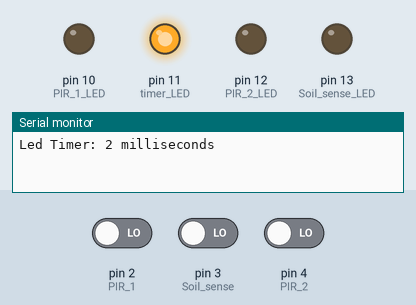
The sketch below on a simulated Arduino Uno, built with avr-gcc and run on an emulated ATmega328P. Shown: output pins drawn as LEDs (lit = HIGH), the last lines printed to the serial monitor. The inputs (shaded band) are chosen by the test bench; at power-on: pin 3 (Soil_sense) LOW, pin 2 (PIR_1) LOW, pin 4 (PIR_2) LOW.

Above: at 1.2 s.
1.3 s: pin 3 (Soil_sense) driven HIGH
At 3.4 s:
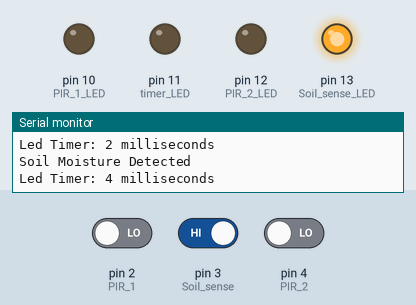
4.3 s: pin 2 (PIR_1) driven HIGH
At 6.5 s:
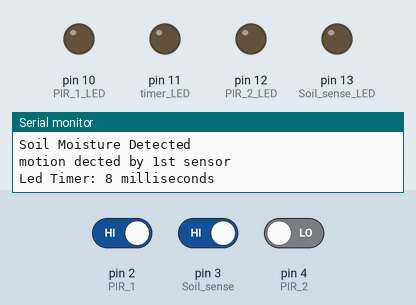
7.3 s: pin 4 (PIR_2) driven HIGH
At 9.2 s:
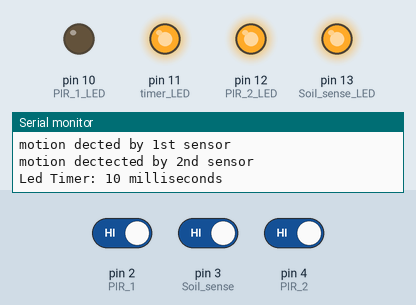
10.3 s: pin 3 (Soil_sense) driven LOW
At 11.0 s:
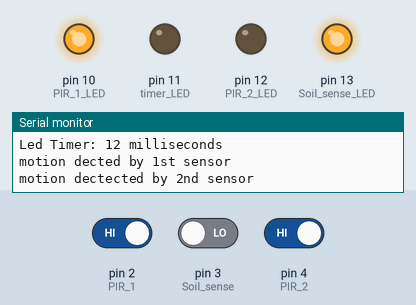
13.3 s: pin 2 (PIR_1) driven LOW
At 15.0 s:
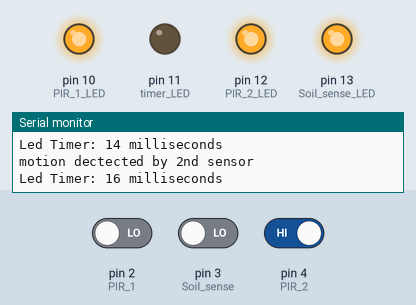
16.3 s: pin 3 (Soil_sense) driven HIGH
At 16.7 s:
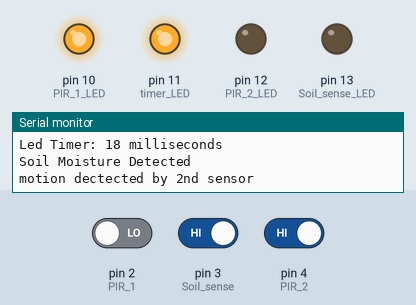
Timing chart, 0 to 20.3 s (numbered marks = the images above; inputs shaded):
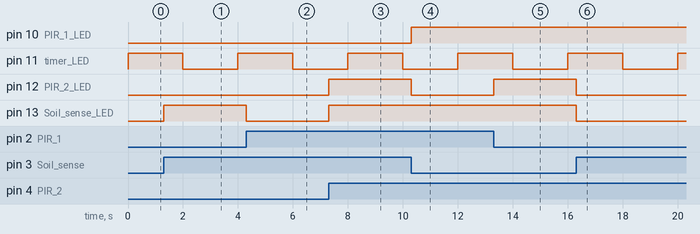

Measured:
- after the input at 1.3 s, pin 13 (Soil_sense_LED): LOW → HIGH at once
- after the input at 4.3 s, pin 13 (Soil_sense_LED): HIGH → LOW at once
- after the input at 7.3 s, pin 12 (PIR_2_LED), pin 13 (Soil_sense_LED): LOW → HIGH at once
- after the input at 10.3 s, pin 10 (PIR_1_LED): LOW → HIGH at once; pin 12 (PIR_2_LED): HIGH → LOW at once
- after the input at 13.3 s, pin 12 (PIR_2_LED): LOW → HIGH at once
- after the input at 16.3 s, pin 12 (PIR_2_LED), pin 13 (Soil_sense_LED): HIGH → LOW at once

The sketch:

m1_t4d.ino
```cpp
// in below lines we are defining the pins that we have used for our 3 sensors and led's
#define Soil_sense 3
#define PIR_1 2
#define PIR_2 4

#define Soil_sense_LED 13
#define PIR_2_LED 12
#define timer_LED 11
#define PIR_1_LED 10

// Declaring variables to check and change the state of the led's
volatile bool PIR_1_LED_state = false;
volatile bool Soil_sense_LED_state = false;
volatile bool PIR_2_LED_state = false;
volatile bool timer_LED_state = false;

int a = 2; // A variable to track the timer value

// Function to set up the timer for the LED blink
void starttimmerfunc()
  {
     // Reset timer registers
  	TCCR1A = 0;
    TCCR1B = 0;
    TCNT1  = 0;
    // Set the timer compare value to 31249, which gives us a 2ms interval
    OCR1A = 31249; //2ms
    // Set the timer mode to CTC and prescaler to 1024
    TCCR1B |= (1 << WGM12);
    TCCR1B |= (1 << CS12) | (0 << CS11) | (1 << CS10);
    TIMSK1 |= (1 << OCIE1A);
  }


ISR(TIMER1_COMPA_vect){
    // Display the timer's current value on the serial monitor.
  Serial.print("Led Timer: ");
  Serial.print(a);
  Serial.println(" milliseconds");
  // Change the LED's state linked to pin 6.
  digitalWrite(timer_LED, digitalRead(timer_LED) ^ 1);
  a = a+2;
}

void setup() {
  pinMode(PIR_1_LED, OUTPUT);
  pinMode(Soil_sense_LED, OUTPUT);
  pinMode(PIR_2_LED, OUTPUT);
  pinMode(timer_LED, OUTPUT);

  pinMode(PIR_1, INPUT);
  pinMode(PIR_2, INPUT);
  pinMode(Soil_sense, INPUT);

  Serial.begin(9600);
  starttimmerfunc();

  // Enable interrupts for the pins connected to the sensors
  noInterrupts();
  PCIFR |= bit(PCIE2);
  PCICR |= bit(PCIE2);
  PCMSK2 |= bit (PCINT18);
  PCMSK2 |= bit (PCINT19);
  PCMSK2 |= bit (PCINT20);
  interrupts();

}

void loop() {

}

ISR(PCINT2_vect)
{
  if(digitalRead(Soil_sense) == HIGH)
  {
    // Check if the soil moisture sensor has detected a rise in moisture level
    // change the state of the led on pin 6
    Soil_sense_LED_state = !Soil_sense_LED_state;
    digitalWrite(Soil_sense_LED, Soil_sense_LED_state);
    Serial.println("Soil Moisture Detected");
  }
  if(digitalRead(PIR_1) == HIGH)
  {
    // Check if the PIR sensor connected to pin 3 has detected motion
    // change the state of the LED
    PIR_1_LED_state = !PIR_1_LED_state;
    digitalWrite(PIR_1_LED, PIR_2_LED_state);
    Serial.println("motion dected by 1st sensor ");
  }
  if(digitalRead(PIR_2) == HIGH)
  {
    PIR_2_LED_state = !PIR_2_LED_state;
  	digitalWrite(PIR_2_LED, PIR_2_LED_state);
  	Serial.println("motion dectected by 2nd sensor ");
  }
}
```
